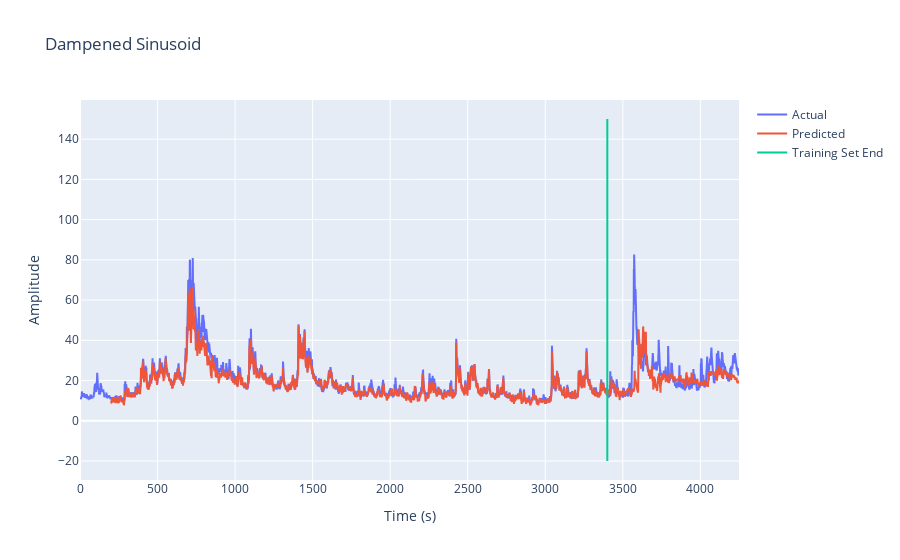

The notebook cell this image was saved under:
### Code cell
#Test the model on the entire data set and plot the results.
net.eval()
y_pred = []
for i in range(0, T - 200, 50):
    inputs=y_zscore[i:i+200]
    inputs = torch.tensor(inputs)
    outputs = net(inputs.float())
    y_pred.append(outputs.detach().numpy())

y_pred = np.array(y_pred)
y_pred = y_pred.reshape(T-200)
#Denormalize the prediction
y_pred = y_pred*np.std(y_train) + np.mean(y_train)


#plot with plotly with a line where the training set ends
import plotly.graph_objects as go
fig = go.Figure()
fig.add_trace(go.Scatter(x=t[0:T], y=y, mode='lines', name='Actual'))
fig.add_trace(go.Scatter(x=t[200:T], y=y_pred, mode='lines', name='Predicted'))
fig.add_trace(go.Scatter(x=[t[T_train], t[T_train]], y=[-20, 150], mode='lines', name='Training Set End'))
fig.update_layout(title='Dampened Sinusoid', xaxis_title='Time (s)', yaxis_title='Amplitude')
fig.show()

#Compute the total error on the test set.
error = 0
for i in range(T_train, T):
    error = error + (y[i] - y_pred[i-200])**2
error = error/T_test
print(error)

### Figure 1 — Plotly figure (JSON) as saved in the notebook; plotly's stock layout.template omitted (floating-point values rounded to 4 significant figures; data arrays with more than 128 entries replaced by an {"elided": "..."} marker saying what was removed)
{"data": [{"mode": "lines", "name": "Actual", "type": "scatter", "x": {"elided": "4250 int values"}, "y": {"elided": "4250 float values"}}, {"mode": "lines", "name": "Predicted", "type": "scatter", "x": {"elided": "4050 int values"}, "y": {"elided": "4050 float values"}}, {"mode": "lines", "name": "Training Set End", "type": "scatter", "x": [3400, 3400], "y": [-20, 150]}], "layout": {"title": {"text": "Dampened Sinusoid"}, "xaxis": {"title": {"text": "Time (s)"}}, "yaxis": {"title": {"text": "Amplitude"}}}}
